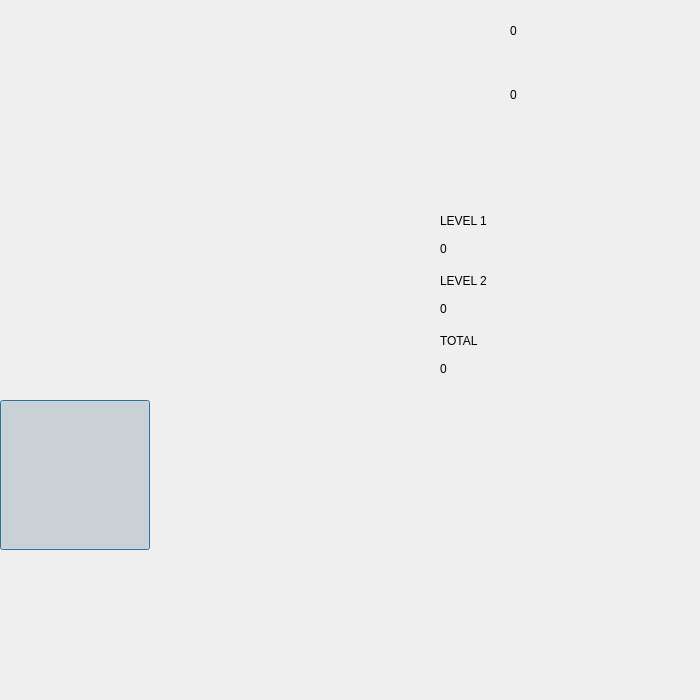
<?xml version="1.0" encoding="UTF-8"?>
<ui version="4.0">
 <class>MainWindow</class>
 <widget class="QMainWindow" name="MainWindow">
  <property name="geometry">
   <rect>
    <x>0</x>
    <y>0</y>
    <width>700</width>
    <height>700</height>
   </rect>
  </property>
  <property name="minimumSize">
   <size>
    <width>700</width>
    <height>700</height>
   </size>
  </property>
  <property name="maximumSize">
   <size>
    <width>700</width>
    <height>700</height>
   </size>
  </property>
  <property name="baseSize">
   <size>
    <width>700</width>
    <height>700</height>
   </size>
  </property>
  <property name="windowTitle">
   <string>MainWindow</string>
  </property>
  <widget class="QWidget" name="centralWidget">
   <widget class="QLabel" name="steps_num">
    <property name="geometry">
     <rect>
      <x>510</x>
      <y>10</y>
      <width>81</width>
      <height>41</height>
     </rect>
    </property>
    <property name="baseSize">
     <size>
      <width>500</width>
      <height>500</height>
     </size>
    </property>
    <property name="text">
     <string>0</string>
    </property>
   </widget>
   <widget class="QLabel" name="StepsText">
    <property name="geometry">
     <rect>
      <x>440</x>
      <y>10</y>
      <width>50</width>
      <height>50</height>
     </rect>
    </property>
    <property name="text">
     <string/>
    </property>
    <property name="pixmap">
     <pixmap resource="resource.qrc">:/project 2 pic/steps.png</pixmap>
    </property>
    <property name="scaledContents">
     <bool>true</bool>
    </property>
   </widget>
   <widget class="QLabel" name="Coin_text">
    <property name="geometry">
     <rect>
      <x>440</x>
      <y>70</y>
      <width>50</width>
      <height>50</height>
     </rect>
    </property>
    <property name="minimumSize">
     <size>
      <width>0</width>
      <height>0</height>
     </size>
    </property>
    <property name="maximumSize">
     <size>
      <width>150</width>
      <height>150</height>
     </size>
    </property>
    <property name="baseSize">
     <size>
      <width>150</width>
      <height>150</height>
     </size>
    </property>
    <property name="tabletTracking">
     <bool>false</bool>
    </property>
    <property name="acceptDrops">
     <bool>false</bool>
    </property>
    <property name="autoFillBackground">
     <bool>false</bool>
    </property>
    <property name="text">
     <string/>
    </property>
    <property name="pixmap">
     <pixmap resource="resource.qrc">:/project 2 pic/coin.png</pixmap>
    </property>
    <property name="scaledContents">
     <bool>true</bool>
    </property>
    <property name="margin">
     <number>0</number>
    </property>
    <property name="openExternalLinks">
     <bool>false</bool>
    </property>
   </widget>
   <widget class="QLabel" name="coins_num">
    <property name="geometry">
     <rect>
      <x>510</x>
      <y>70</y>
      <width>51</width>
      <height>50</height>
     </rect>
    </property>
    <property name="sizePolicy">
     <sizepolicy hsizetype="Preferred" vsizetype="Preferred">
      <horstretch>0</horstretch>
      <verstretch>0</verstretch>
     </sizepolicy>
    </property>
    <property name="baseSize">
     <size>
      <width>50</width>
      <height>50</height>
     </size>
    </property>
    <property name="text">
     <string>0</string>
    </property>
    <property name="textFormat">
     <enum>Qt::AutoText</enum>
    </property>
    <property name="scaledContents">
     <bool>false</bool>
    </property>
   </widget>
   <widget class="QPushButton" name="restart">
    <property name="geometry">
     <rect>
      <x>0</x>
      <y>400</y>
      <width>150</width>
      <height>150</height>
     </rect>
    </property>
    <property name="minimumSize">
     <size>
      <width>150</width>
      <height>150</height>
     </size>
    </property>
    <property name="maximumSize">
     <size>
      <width>150</width>
      <height>150</height>
     </size>
    </property>
    <property name="baseSize">
     <size>
      <width>150</width>
      <height>150</height>
     </size>
    </property>
    <property name="autoFillBackground">
     <bool>false</bool>
    </property>
    <property name="text">
     <string/>
    </property>
    <property name="icon">
     <iconset resource="resource.qrc">
      <normaloff>:/project 2 pic/restart.jpg</normaloff>:/project 2 pic/restart.jpg</iconset>
    </property>
    <property name="iconSize">
     <size>
      <width>150</width>
      <height>150</height>
     </size>
    </property>
    <property name="checkable">
     <bool>true</bool>
    </property>
    <property name="checked">
     <bool>true</bool>
    </property>
    <property name="autoRepeat">
     <bool>true</bool>
    </property>
    <property name="autoExclusive">
     <bool>true</bool>
    </property>
    <property name="autoDefault">
     <bool>true</bool>
    </property>
    <property name="default">
     <bool>true</bool>
    </property>
    <property name="flat">
     <bool>true</bool>
    </property>
   </widget>
   <widget class="QLabel" name="level1_point">
    <property name="geometry">
     <rect>
      <x>440</x>
      <y>210</y>
      <width>121</width>
      <height>21</height>
     </rect>
    </property>
    <property name="text">
     <string>LEVEL 1</string>
    </property>
   </widget>
   <widget class="QLabel" name="level2_point">
    <property name="geometry">
     <rect>
      <x>440</x>
      <y>270</y>
      <width>121</width>
      <height>21</height>
     </rect>
    </property>
    <property name="text">
     <string>LEVEL 2</string>
    </property>
   </widget>
   <widget class="QLabel" name="total_point">
    <property name="geometry">
     <rect>
      <x>440</x>
      <y>330</y>
      <width>121</width>
      <height>21</height>
     </rect>
    </property>
    <property name="text">
     <string>TOTAL</string>
    </property>
   </widget>
   <widget class="QLabel" name="level1_point_num">
    <property name="geometry">
     <rect>
      <x>440</x>
      <y>240</y>
      <width>67</width>
      <height>17</height>
     </rect>
    </property>
    <property name="text">
     <string>0</string>
    </property>
   </widget>
   <widget class="QLabel" name="level2_point_num">
    <property name="geometry">
     <rect>
      <x>440</x>
      <y>300</y>
      <width>67</width>
      <height>17</height>
     </rect>
    </property>
    <property name="text">
     <string>0</string>
    </property>
   </widget>
   <widget class="QLabel" name="total_point_num">
    <property name="geometry">
     <rect>
      <x>440</x>
      <y>360</y>
      <width>67</width>
      <height>17</height>
     </rect>
    </property>
    <property name="text">
     <string>0</string>
    </property>
   </widget>
   <widget class="QLabel" name="point">
    <property name="geometry">
     <rect>
      <x>440</x>
      <y>150</y>
      <width>50</width>
      <height>50</height>
     </rect>
    </property>
    <property name="text">
     <string/>
    </property>
    <property name="pixmap">
     <pixmap resource="resource.qrc">:/project 2 pic/point.png</pixmap>
    </property>
    <property name="scaledContents">
     <bool>true</bool>
    </property>
   </widget>
  </widget>
  <widget class="QMenuBar" name="menuBar">
   <property name="geometry">
    <rect>
     <x>0</x>
     <y>0</y>
     <width>700</width>
     <height>22</height>
    </rect>
   </property>
  </widget>
 </widget>
 <layoutdefault spacing="6" margin="11"/>
 <resources>
  <include location="resource.qrc"/>
 </resources>
 <connections/>
</ui>
